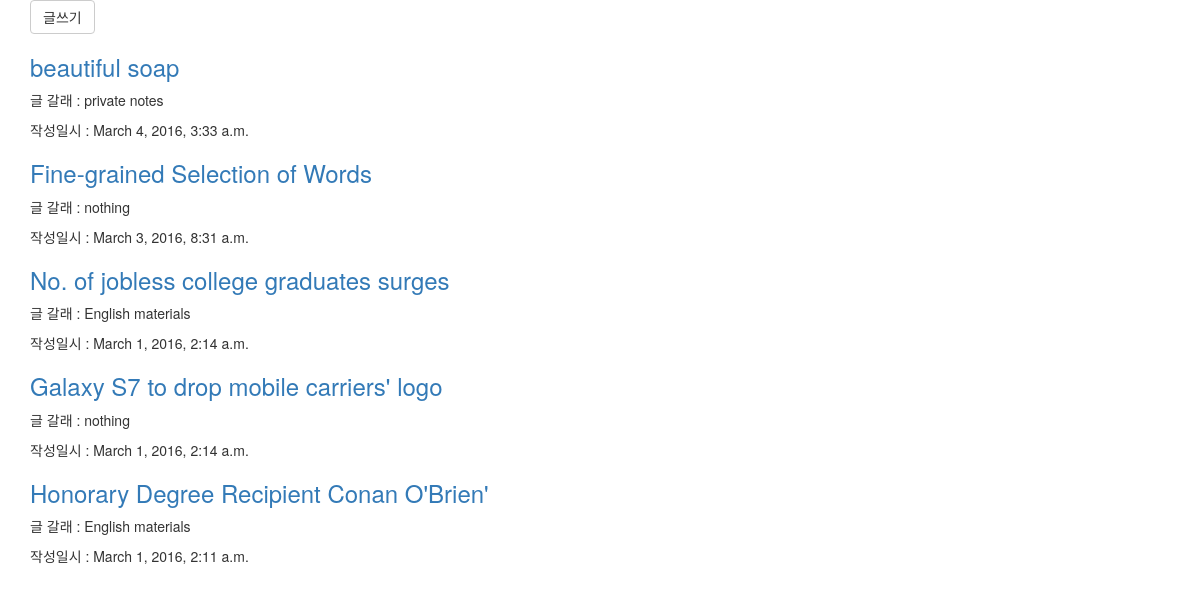
The app's page /, older data.
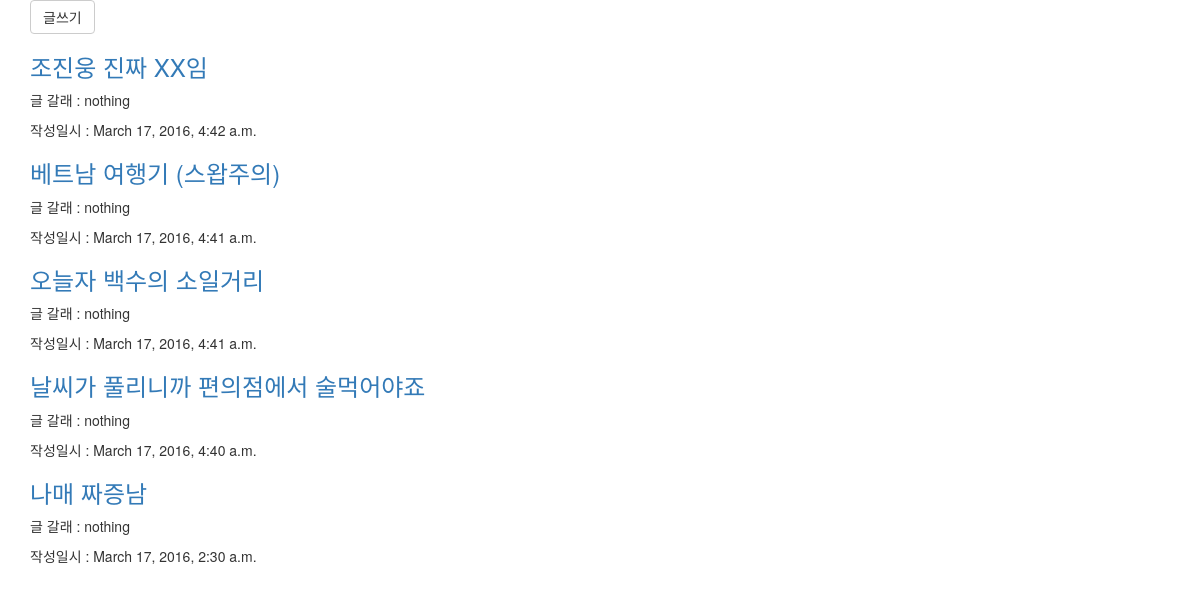
The same page, newer data.
### blog/models.py (models this page shows, shortened)
class Post(models.Model):
    user = models.ForeignKey(settings.AUTH_USER_MODEL)
    title = models.CharField(max_length=40)
    content = models.TextField()
    created_at = models.DateTimeField(auto_now_add=True)
    updated_at = models.DateTimeField(auto_now=True)
    tags = models.ManyToManyField('Tag', blank=True)
    categories = models.ForeignKey('Category', default=1)
    senti = models.SmallIntegerField(choices=((1, 'positive'),
                                              (0, 'neutral'),
                                              (-1, 'negative')),
                                     default=0)

class Category(models.Model):
    name = models.CharField(max_length=40)

### blog/views.py (the view)
# urls.py: url(r'^$', blog_views.list_posts, name='list_posts'),
def list_posts(request):
    per_page = 5
    current_page = request.GET.get('page', 1)
    all_posts = Post.objects.\
        select_related().\
        prefetch_related().\
        all().\
        order_by('-pk')
    pagi = Paginator(all_posts, per_page)
    try:
        pg = pagi.page(current_page)
    except PageNotAnInteger:
        pg = pagi.page(1)
    except EmptyPage:
        pg = []
    return render(request, 'list_posts.html', {
        'posts' : pg,
    })

### blog/templates/list_posts.html (shortened to what this page needs)
<!DOCTYPE html>
{% extends 'blog_layout.html' %}
{% load bootstrap3 %}
{% block content %}
        <a class="btn btn-default" href="{% url 'create_post' %}">글쓰기</a>
        {% for post in posts %}
        <div class="post_container">
            <h3><a href="{% url 'view_post' pk=post.pk %}"> {{ post.title }}</a></h3>
            <div>
                <p>글 갈래 : {{ post.categories.name }}</p>
                <p>작성일시 : {{ post.created_at }}</p>
            </div>
        </div>
            {% empty %}
            <p>글이 전혀 없습니다</p>
        {% endfor %}
{% endblock %}

Row changes from the older to the newer data that the page shows:
no longer on this page (row unchanged): Post: title "beautiful soap", categories.name "private notes", created_at "March 4, 2016, 3:33 a.m."
no longer on this page (row unchanged): Post: title "Fine-grained Selection of Words", categories.name "nothing", created_at "March 3, 2016, 8:31 a.m."
no longer on this page (row unchanged): Post: title "No. of jobless college graduates surges", categories.name "English materials", created_at "March 1, 2016, 2:14 a.m."
no longer on this page (row unchanged): Post: title "Galaxy S7 to drop mobile carriers' logo", categories.name "nothing", created_at "March 1, 2016, 2:14 a.m."
no longer on this page (row unchanged): Post: title "Honorary Degree Recipient Conan O'Brien'", categories.name "English materials", created_at "March 1, 2016, 2:11 a.m."
added Post: title "조진웅 진짜 XX임", categories.name "nothing", created_at "March 17, 2016, 4:42 a.m."
added Post: title "베트남 여행기 (스왑주의)", categories.name "nothing", created_at "March 17, 2016, 4:41 a.m."
added Post: title "오늘자 백수의 소일거리", categories.name "nothing", created_at "March 17, 2016, 4:41 a.m."
added Post: title "날씨가 풀리니까 편의점에서 술먹어야죠", categories.name "nothing", created_at "March 17, 2016, 4:40 a.m."
added Post: title "나매 짜증남", categories.name "nothing", created_at "March 17, 2016, 2:30 a.m."
